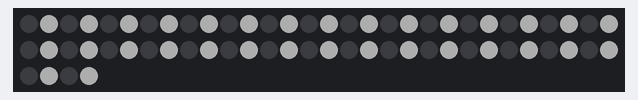
The sketch below on a simulated Arduino Uno, built with avr-gcc and run on an emulated ATmega328P. Parts: 64 RGB LEDs in strip order, left to right, continuing on the next row. Dim RGB values are drawn brighter than linear.

Above: at 0.1 s.

The sketch:

Neo6.ino
```cpp
#include <Adafruit_NeoPixel.h>

Adafruit_NeoPixel strip(64, 7);

int light = 0;
int isOn;

void setup() {
  // put your setup code here, to run once:
  strip.begin();
  strip.clear();
  strip.setBrightness(50);

  isOn = false;

}

void loop() {
  // put your main code here, to run repeatedly:

  for (int i = 0; i < strip.numPixels(); i++) {
    if (isOn) {
      strip.setPixelColor(i, 255, 255, 255);
    }
    else {
      strip.setPixelColor(i, 0, 0, 0);
    }
    isOn=!isOn;
  }
  strip.show();
}
```
